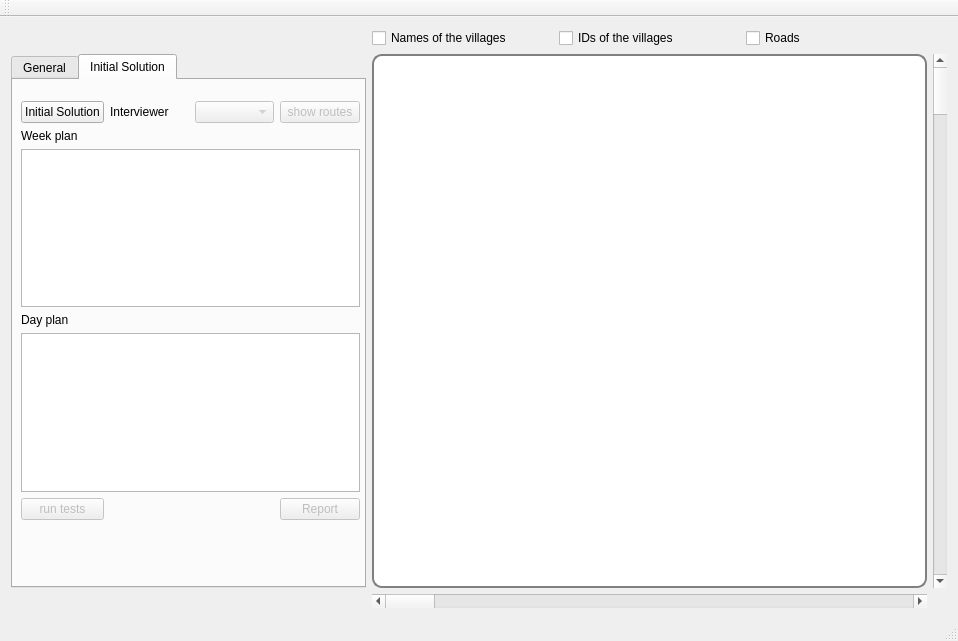
<?xml version="1.0" encoding="UTF-8"?>
<ui version="4.0">
 <class>MainWindow</class>
 <widget class="QMainWindow" name="MainWindow">
  <property name="geometry">
   <rect>
    <x>0</x>
    <y>0</y>
    <width>958</width>
    <height>641</height>
   </rect>
  </property>
  <property name="sizePolicy">
   <sizepolicy hsizetype="Expanding" vsizetype="Expanding">
    <horstretch>0</horstretch>
    <verstretch>0</verstretch>
   </sizepolicy>
  </property>
  <property name="focusPolicy">
   <enum>Qt::ClickFocus</enum>
  </property>
  <property name="windowTitle">
   <string>MainWindow</string>
  </property>
  <widget class="QWidget" name="centralWidget">
   <property name="sizePolicy">
    <sizepolicy hsizetype="Expanding" vsizetype="Expanding">
     <horstretch>0</horstretch>
     <verstretch>0</verstretch>
    </sizepolicy>
   </property>
   <layout class="QGridLayout" name="gridLayout_3">
    <item row="0" column="0">
     <layout class="QGridLayout" name="gridLayout">
      <item row="1" column="2">
       <widget class="QCustomPlot" name="widget" native="true">
        <property name="sizePolicy">
         <sizepolicy hsizetype="Expanding" vsizetype="Expanding">
          <horstretch>0</horstretch>
          <verstretch>0</verstretch>
         </sizepolicy>
        </property>
        <property name="styleSheet">
         <string notr="true">#widget {
border: 2px solid gray;
border-radius: 10px;
background: white;
}</string>
        </property>
        <zorder>tabWidget</zorder>
       </widget>
      </item>
      <item row="2" column="2">
       <widget class="QScrollBar" name="horizontalScrollBar">
        <property name="sizePolicy">
         <sizepolicy hsizetype="Expanding" vsizetype="Fixed">
          <horstretch>0</horstretch>
          <verstretch>0</verstretch>
         </sizepolicy>
        </property>
        <property name="value">
         <number>0</number>
        </property>
        <property name="orientation">
         <enum>Qt::Horizontal</enum>
        </property>
       </widget>
      </item>
      <item row="0" column="2">
       <layout class="QHBoxLayout" name="horizontalLayout">
        <item>
         <widget class="QCheckBox" name="checkBoxVillageNames">
          <property name="enabled">
           <bool>true</bool>
          </property>
          <property name="text">
           <string>Names of the villages</string>
          </property>
         </widget>
        </item>
        <item>
         <widget class="QCheckBox" name="checkBoxVillageIDs">
          <property name="enabled">
           <bool>true</bool>
          </property>
          <property name="text">
           <string>IDs of the villages</string>
          </property>
         </widget>
        </item>
        <item>
         <widget class="QCheckBox" name="checkBoxShowRoads">
          <property name="text">
           <string>Roads</string>
          </property>
         </widget>
        </item>
       </layout>
      </item>
      <item row="1" column="3">
       <widget class="QScrollBar" name="verticalScrollBar">
        <property name="sizePolicy">
         <sizepolicy hsizetype="Fixed" vsizetype="Expanding">
          <horstretch>0</horstretch>
          <verstretch>0</verstretch>
         </sizepolicy>
        </property>
        <property name="value">
         <number>0</number>
        </property>
        <property name="orientation">
         <enum>Qt::Vertical</enum>
        </property>
       </widget>
      </item>
      <item row="1" column="1">
       <widget class="QTabWidget" name="tabWidget">
        <property name="enabled">
         <bool>true</bool>
        </property>
        <property name="sizePolicy">
         <sizepolicy hsizetype="Expanding" vsizetype="Expanding">
          <horstretch>100</horstretch>
          <verstretch>0</verstretch>
         </sizepolicy>
        </property>
        <property name="maximumSize">
         <size>
          <width>355</width>
          <height>16777215</height>
         </size>
        </property>
        <property name="currentIndex">
         <number>1</number>
        </property>
        <widget class="QWidget" name="tab_general">
         <attribute name="title">
          <string>General</string>
         </attribute>
         <widget class="QFrame" name="frame">
          <property name="geometry">
           <rect>
            <x>10</x>
            <y>10</y>
            <width>321</width>
            <height>141</height>
           </rect>
          </property>
          <property name="sizePolicy">
           <sizepolicy hsizetype="Fixed" vsizetype="Fixed">
            <horstretch>0</horstretch>
            <verstretch>0</verstretch>
           </sizepolicy>
          </property>
          <property name="maximumSize">
           <size>
            <width>400</width>
            <height>300</height>
           </size>
          </property>
          <property name="styleSheet">
           <string notr="true">#frame {
border: 2px solid gray;
border-radius: 10px;
}</string>
          </property>
          <property name="frameShape">
           <enum>QFrame::StyledPanel</enum>
          </property>
          <property name="frameShadow">
           <enum>QFrame::Raised</enum>
          </property>
          <widget class="QWidget" name="gridLayoutWidget_2">
           <property name="geometry">
            <rect>
             <x>10</x>
             <y>10</y>
             <width>301</width>
             <height>111</height>
            </rect>
           </property>
           <layout class="QGridLayout" name="gridLayout_4">
            <item row="1" column="2">
             <widget class="QTextEdit" name="textEditR">
              <property name="enabled">
               <bool>false</bool>
              </property>
              <property name="sizePolicy">
               <sizepolicy hsizetype="Fixed" vsizetype="Fixed">
                <horstretch>0</horstretch>
                <verstretch>0</verstretch>
               </sizepolicy>
              </property>
              <property name="maximumSize">
               <size>
                <width>80</width>
                <height>20</height>
               </size>
              </property>
              <property name="verticalScrollBarPolicy">
               <enum>Qt::ScrollBarAlwaysOff</enum>
              </property>
              <property name="horizontalScrollBarPolicy">
               <enum>Qt::ScrollBarAlwaysOff</enum>
              </property>
             </widget>
            </item>
            <item row="2" column="2">
             <widget class="QTextEdit" name="textEditH">
              <property name="enabled">
               <bool>false</bool>
              </property>
              <property name="sizePolicy">
               <sizepolicy hsizetype="Fixed" vsizetype="Fixed">
                <horstretch>0</horstretch>
                <verstretch>0</verstretch>
               </sizepolicy>
              </property>
              <property name="maximumSize">
               <size>
                <width>80</width>
                <height>20</height>
               </size>
              </property>
              <property name="verticalScrollBarPolicy">
               <enum>Qt::ScrollBarAlwaysOff</enum>
              </property>
              <property name="horizontalScrollBarPolicy">
               <enum>Qt::ScrollBarAlwaysOff</enum>
              </property>
             </widget>
            </item>
            <item row="2" column="1">
             <widget class="QPushButton" name="buttonOpenHouseh">
              <property name="sizePolicy">
               <sizepolicy hsizetype="Fixed" vsizetype="Fixed">
                <horstretch>0</horstretch>
                <verstretch>0</verstretch>
               </sizepolicy>
              </property>
              <property name="maximumSize">
               <size>
                <width>90</width>
                <height>30</height>
               </size>
              </property>
              <property name="text">
               <string>Households...</string>
              </property>
             </widget>
            </item>
            <item row="0" column="0">
             <widget class="QLabel" name="labFile1">
              <property name="sizePolicy">
               <sizepolicy hsizetype="Fixed" vsizetype="Fixed">
                <horstretch>0</horstretch>
                <verstretch>0</verstretch>
               </sizepolicy>
              </property>
              <property name="maximumSize">
               <size>
                <width>100</width>
                <height>30</height>
               </size>
              </property>
              <property name="autoFillBackground">
               <bool>false</bool>
              </property>
              <property name="text">
               <string>....</string>
              </property>
             </widget>
            </item>
            <item row="1" column="0">
             <widget class="QLabel" name="labFile2">
              <property name="sizePolicy">
               <sizepolicy hsizetype="Fixed" vsizetype="Fixed">
                <horstretch>0</horstretch>
                <verstretch>0</verstretch>
               </sizepolicy>
              </property>
              <property name="maximumSize">
               <size>
                <width>100</width>
                <height>30</height>
               </size>
              </property>
              <property name="autoFillBackground">
               <bool>false</bool>
              </property>
              <property name="text">
               <string>....</string>
              </property>
             </widget>
            </item>
            <item row="0" column="1">
             <widget class="QPushButton" name="buttonOpenVillages">
              <property name="sizePolicy">
               <sizepolicy hsizetype="Fixed" vsizetype="Fixed">
                <horstretch>0</horstretch>
                <verstretch>0</verstretch>
               </sizepolicy>
              </property>
              <property name="maximumSize">
               <size>
                <width>90</width>
                <height>30</height>
               </size>
              </property>
              <property name="text">
               <string>Villages...</string>
              </property>
             </widget>
            </item>
            <item row="2" column="0">
             <widget class="QLabel" name="labFile3">
              <property name="sizePolicy">
               <sizepolicy hsizetype="Fixed" vsizetype="Fixed">
                <horstretch>0</horstretch>
                <verstretch>0</verstretch>
               </sizepolicy>
              </property>
              <property name="maximumSize">
               <size>
                <width>100</width>
                <height>30</height>
               </size>
              </property>
              <property name="autoFillBackground">
               <bool>false</bool>
              </property>
              <property name="text">
               <string>....</string>
              </property>
             </widget>
            </item>
            <item row="1" column="1">
             <widget class="QPushButton" name="buttonOpenRoads">
              <property name="sizePolicy">
               <sizepolicy hsizetype="Fixed" vsizetype="Fixed">
                <horstretch>0</horstretch>
                <verstretch>0</verstretch>
               </sizepolicy>
              </property>
              <property name="maximumSize">
               <size>
                <width>90</width>
                <height>30</height>
               </size>
              </property>
              <property name="text">
               <string>Roads...</string>
              </property>
             </widget>
            </item>
            <item row="0" column="2">
             <widget class="QTextEdit" name="textEditN">
              <property name="enabled">
               <bool>false</bool>
              </property>
              <property name="sizePolicy">
               <sizepolicy hsizetype="Fixed" vsizetype="Fixed">
                <horstretch>0</horstretch>
                <verstretch>0</verstretch>
               </sizepolicy>
              </property>
              <property name="maximumSize">
               <size>
                <width>80</width>
                <height>20</height>
               </size>
              </property>
              <property name="verticalScrollBarPolicy">
               <enum>Qt::ScrollBarAlwaysOff</enum>
              </property>
              <property name="horizontalScrollBarPolicy">
               <enum>Qt::ScrollBarAlwaysOff</enum>
              </property>
             </widget>
            </item>
           </layout>
          </widget>
         </widget>
         <widget class="QFrame" name="frame_3">
          <property name="geometry">
           <rect>
            <x>10</x>
            <y>160</y>
            <width>321</width>
            <height>61</height>
           </rect>
          </property>
          <property name="sizePolicy">
           <sizepolicy hsizetype="Fixed" vsizetype="Fixed">
            <horstretch>0</horstretch>
            <verstretch>0</verstretch>
           </sizepolicy>
          </property>
          <property name="maximumSize">
           <size>
            <width>400</width>
            <height>300</height>
           </size>
          </property>
          <property name="styleSheet">
           <string notr="true">#frame_3 {
border: 2px solid gray;
border-radius: 10px;
}</string>
          </property>
          <property name="frameShape">
           <enum>QFrame::StyledPanel</enum>
          </property>
          <property name="frameShadow">
           <enum>QFrame::Raised</enum>
          </property>
          <widget class="QLabel" name="labFile1_4">
           <property name="geometry">
            <rect>
             <x>10</x>
             <y>10</y>
             <width>141</width>
             <height>22</height>
            </rect>
           </property>
           <property name="sizePolicy">
            <sizepolicy hsizetype="Fixed" vsizetype="Fixed">
             <horstretch>0</horstretch>
             <verstretch>0</verstretch>
            </sizepolicy>
           </property>
           <property name="maximumSize">
            <size>
             <width>200</width>
             <height>30</height>
            </size>
           </property>
           <property name="autoFillBackground">
            <bool>false</bool>
           </property>
           <property name="text">
            <string>Number of Interviewer</string>
           </property>
          </widget>
          <widget class="QTextEdit" name="textEdit_nInterviewers">
           <property name="enabled">
            <bool>true</bool>
           </property>
           <property name="geometry">
            <rect>
             <x>230</x>
             <y>10</y>
             <width>80</width>
             <height>20</height>
            </rect>
           </property>
           <property name="sizePolicy">
            <sizepolicy hsizetype="Fixed" vsizetype="Fixed">
             <horstretch>0</horstretch>
             <verstretch>0</verstretch>
            </sizepolicy>
           </property>
           <property name="maximumSize">
            <size>
             <width>80</width>
             <height>20</height>
            </size>
           </property>
           <property name="inputMethodHints">
            <set>Qt::ImhDigitsOnly</set>
           </property>
           <property name="verticalScrollBarPolicy">
            <enum>Qt::ScrollBarAlwaysOff</enum>
           </property>
           <property name="horizontalScrollBarPolicy">
            <enum>Qt::ScrollBarAlwaysOff</enum>
           </property>
           <property name="html">
            <string>&lt;!DOCTYPE HTML PUBLIC &quot;-//W3C//DTD HTML 4.0//EN&quot; &quot;http://www.w3.org/TR/REC-html40/strict.dtd&quot;&gt;
&lt;html&gt;&lt;head&gt;&lt;meta name=&quot;qrichtext&quot; content=&quot;1&quot; /&gt;&lt;style type=&quot;text/css&quot;&gt;
p, li { white-space: pre-wrap; }
&lt;/style&gt;&lt;/head&gt;&lt;body style=&quot; font-family:'Sans Serif'; font-size:9pt; font-weight:400; font-style:normal;&quot;&gt;
&lt;p style=&quot; margin-top:0px; margin-bottom:0px; margin-left:0px; margin-right:0px; -qt-block-indent:0; text-indent:0px;&quot;&gt;20&lt;/p&gt;&lt;/body&gt;&lt;/html&gt;</string>
           </property>
          </widget>
          <widget class="QPushButton" name="pbSet_nInterviewers">
           <property name="geometry">
            <rect>
             <x>180</x>
             <y>30</y>
             <width>41</width>
             <height>22</height>
            </rect>
           </property>
           <property name="text">
            <string>set</string>
           </property>
          </widget>
         </widget>
        </widget>
        <widget class="QWidget" name="tab_initsolution">
         <property name="enabled">
          <bool>true</bool>
         </property>
         <attribute name="title">
          <string>Initial Solution</string>
         </attribute>
         <widget class="QWidget" name="layoutWidget">
          <property name="geometry">
           <rect>
            <x>0</x>
            <y>10</y>
            <width>352</width>
            <height>441</height>
           </rect>
          </property>
          <layout class="QGridLayout" name="gridLayout_2">
           <property name="leftMargin">
            <number>8</number>
           </property>
           <property name="rightMargin">
            <number>5</number>
           </property>
           <item row="3" column="0" colspan="4">
            <widget class="QTableWidget" name="tableWidget_weekplans">
             <property name="maximumSize">
              <size>
               <width>350</width>
               <height>16777215</height>
              </size>
             </property>
             <property name="selectionBehavior">
              <enum>QAbstractItemView::SelectRows</enum>
             </property>
             <property name="textElideMode">
              <enum>Qt::ElideMiddle</enum>
             </property>
            </widget>
           </item>
           <item row="0" column="1">
            <widget class="QLabel" name="labelSelectInterviewer">
             <property name="text">
              <string>Interviewer</string>
             </property>
            </widget>
           </item>
           <item row="2" column="1">
            <spacer name="verticalSpacer">
             <property name="orientation">
              <enum>Qt::Vertical</enum>
             </property>
             <property name="sizeHint" stdset="0">
              <size>
               <width>20</width>
               <height>40</height>
              </size>
             </property>
            </spacer>
           </item>
           <item row="5" column="0">
            <widget class="QLabel" name="label_2">
             <property name="text">
              <string>Day plan</string>
             </property>
            </widget>
           </item>
           <item row="2" column="0">
            <widget class="QLabel" name="label">
             <property name="text">
              <string>Week plan</string>
             </property>
            </widget>
           </item>
           <item row="0" column="0">
            <widget class="QPushButton" name="pushButtonInitialSolution">
             <property name="enabled">
              <bool>true</bool>
             </property>
             <property name="text">
              <string>Initial Solution</string>
             </property>
            </widget>
           </item>
           <item row="5" column="2">
            <spacer name="verticalSpacer_2">
             <property name="orientation">
              <enum>Qt::Vertical</enum>
             </property>
             <property name="sizeHint" stdset="0">
              <size>
               <width>20</width>
               <height>40</height>
              </size>
             </property>
            </spacer>
           </item>
           <item row="0" column="3">
            <widget class="QPushButton" name="pushButtonShowRoute">
             <property name="enabled">
              <bool>false</bool>
             </property>
             <property name="text">
              <string>show routes</string>
             </property>
            </widget>
           </item>
           <item row="6" column="0" colspan="4">
            <widget class="QTableWidget" name="tableWidget_dayplans">
             <property name="maximumSize">
              <size>
               <width>350</width>
               <height>16777215</height>
              </size>
             </property>
             <property name="font">
              <font>
               <pointsize>7</pointsize>
              </font>
             </property>
             <property name="selectionBehavior">
              <enum>QAbstractItemView::SelectRows</enum>
             </property>
             <property name="textElideMode">
              <enum>Qt::ElideMiddle</enum>
             </property>
            </widget>
           </item>
           <item row="7" column="3">
            <widget class="QPushButton" name="pbShow_report">
             <property name="enabled">
              <bool>false</bool>
             </property>
             <property name="text">
              <string>Report</string>
             </property>
            </widget>
           </item>
           <item row="0" column="2">
            <widget class="QComboBox" name="comboBoxInterviewer">
             <property name="enabled">
              <bool>false</bool>
             </property>
            </widget>
           </item>
           <item row="7" column="0">
            <widget class="QPushButton" name="pb_runTests">
             <property name="enabled">
              <bool>false</bool>
             </property>
             <property name="text">
              <string>run tests</string>
             </property>
            </widget>
           </item>
          </layout>
         </widget>
        </widget>
       </widget>
      </item>
     </layout>
    </item>
   </layout>
  </widget>
  <widget class="QMenuBar" name="menuBar">
   <property name="geometry">
    <rect>
     <x>0</x>
     <y>0</y>
     <width>958</width>
     <height>19</height>
    </rect>
   </property>
  </widget>
  <widget class="QToolBar" name="mainToolBar">
   <attribute name="toolBarArea">
    <enum>TopToolBarArea</enum>
   </attribute>
   <attribute name="toolBarBreak">
    <bool>false</bool>
   </attribute>
  </widget>
  <widget class="QStatusBar" name="statusBar"/>
  <action name="actionVillages">
   <property name="text">
    <string>Villages</string>
   </property>
  </action>
 </widget>
 <layoutdefault spacing="6" margin="11"/>
 <customwidgets>
  <customwidget>
   <class>QCustomPlot</class>
   <extends>QWidget</extends>
   <header location="global">qcustomplot/qcustomplot.h</header>
   <container>1</container>
  </customwidget>
 </customwidgets>
 <tabstops>
  <tabstop>checkBoxVillageNames</tabstop>
  <tabstop>checkBoxVillageIDs</tabstop>
  <tabstop>checkBoxShowRoads</tabstop>
  <tabstop>tabWidget</tabstop>
  <tabstop>textEditR</tabstop>
  <tabstop>textEditH</tabstop>
  <tabstop>buttonOpenHouseh</tabstop>
  <tabstop>buttonOpenVillages</tabstop>
  <tabstop>buttonOpenRoads</tabstop>
  <tabstop>textEditN</tabstop>
  <tabstop>comboBoxInterviewer</tabstop>
  <tabstop>pushButtonInitialSolution</tabstop>
  <tabstop>pushButtonShowRoute</tabstop>
  <tabstop>tableWidget_weekplans</tabstop>
  <tabstop>pbShow_report</tabstop>
  <tabstop>tableWidget_dayplans</tabstop>
 </tabstops>
 <resources/>
 <connections/>
</ui>
